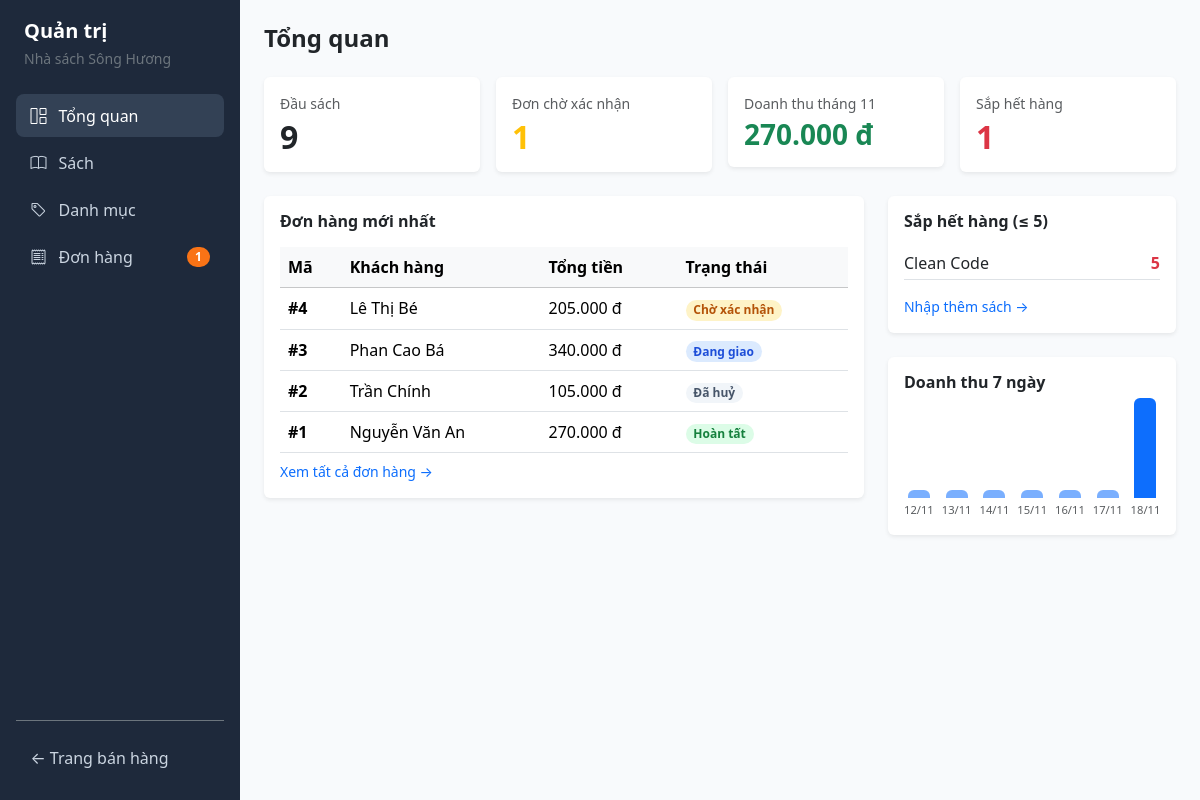
The page /admin on the database its author committed.
### chuong_06/quanly_nhasach/models.py (models this page shows, shortened)
class Order(db.Model):
    __tablename__ = "orders"
    STATUS_PENDING = "Chờ xác nhận"
    STATUS_SHIPPING = "Đang giao"
    STATUS_COMPLETED = "Hoàn tất"
    STATUS_CANCELLED = "Đã huỷ"
    VALID_TRANSITIONS = {
        STATUS_PENDING: [STATUS_SHIPPING, STATUS_CANCELLED],
        STATUS_SHIPPING: [STATUS_COMPLETED, STATUS_CANCELLED],
        STATUS_COMPLETED: [],
        STATUS_CANCELLED: [],
    }
    id = db.Column(db.Integer, primary_key=True)
    customer_name = db.Column(db.String(120), nullable=False)
    customer_phone = db.Column(db.String(15), nullable=False)
    customer_email = db.Column(db.String(120), nullable=True)
    shipping_address = db.Column(db.Text, nullable=False)
    note = db.Column(db.Text, nullable=True)
    payment_method = db.Column(db.String(50), nullable=False, default="Tiền mặt khi nhận hàng")
    shipping_fee = db.Column(db.Integer, nullable=False, default=20000)
    total_amount = db.Column(db.Integer, nullable=False)
    status = db.Column(db.String(30), nullable=False, default=STATUS_PENDING)
    created_at = db.Column(db.DateTime, default=datetime.now, nullable=False)
    shipped_at = db.Column(db.DateTime, nullable=True)
    completed_at = db.Column(db.DateTime, nullable=True)
    cancelled_at = db.Column(db.DateTime, nullable=True)
    items = db.relationship(
        "OrderItem", back_populates="order", cascade="all, delete-orphan", lazy="select"
    )

class Book(db.Model):
    __tablename__ = "books"
    id = db.Column(db.Integer, primary_key=True)
    title = db.Column(db.String(200), nullable=False, unique=True)
    author = db.Column(db.String(150), nullable=False)
    publisher = db.Column(db.String(150), nullable=True)
    publish_year = db.Column(db.Integer, nullable=True)
    price = db.Column(db.Integer, nullable=False)
    stock = db.Column(db.Integer, nullable=False, default=0)
    description = db.Column(db.Text, nullable=True)
    cover_image = db.Column(db.String(255), nullable=True)
    created_at = db.Column(db.DateTime, default=datetime.now, nullable=False)
    category_id = db.Column(db.Integer, db.ForeignKey("categories.id"), nullable=False)
    category = db.relationship("Category", back_populates="books")
    order_items = db.relationship("OrderItem", back_populates="book", lazy="dynamic")

### chuong_06/quanly_nhasach/app.py (the view)
@app.route("/admin")
def admin_dashboard():
    now = datetime.now()
    month_start = now.replace(day=1, hour=0, minute=0, second=0, microsecond=0)
    total_books = db.session.query(func.count(Book.id)).scalar() or 0
    pending_orders = (
        db.session.query(func.count(Order.id))
        .filter(Order.status == Order.STATUS_PENDING)
        .scalar()
        or 0
    )
    monthly_revenue = (
        db.session.query(func.coalesce(func.sum(Order.total_amount), 0))
        .filter(
            Order.status == Order.STATUS_COMPLETED,
            func.coalesce(Order.completed_at, Order.created_at) >= month_start,
        )
        .scalar()
        or 0
    )
    low_stock_count = (
        db.session.query(func.count(Book.id)).filter(Book.stock <= 5).scalar() or 0
    )
    latest_orders = (
        Order.query.order_by(Order.created_at.desc(), Order.id.desc()).limit(5).all()
    )
    low_stock_books = (
        Book.query.filter(Book.stock <= 5)
        .order_by(Book.stock.asc(), Book.title.asc())
        .all()
    )
    seven_days_ago = (now - timedelta(days=6)).replace(
        hour=0, minute=0, second=0, microsecond=0
    )
    completed_recent = Order.query.filter(
        Order.status == Order.STATUS_COMPLETED,
        func.coalesce(Order.completed_at, Order.created_at) >= seven_days_ago,
    ).all()
    daily_map = {}
    for i in range(7):
        d = (seven_days_ago + timedelta(days=i)).date()
        daily_map[d] = 0
    for order in completed_recent:
        dt = order.completed_at or order.created_at
        if dt.date() in daily_map:
            daily_map[dt.date()] += order.total_amount
    revenue_7_days = [
        {"date": d.strftime("%d/%m"), "amount": amt} for d, amt in daily_map.items()
    ]
    return render_template(
        "admin/dashboard.html",
        current_month=now.month,
        total_books=total_books,
        pending_orders=pending_orders,
        monthly_revenue=monthly_revenue,
        low_stock_count=low_stock_count,
        latest_orders=latest_orders,
        low_stock_books=low_stock_books,
        revenue_7_days=revenue_7_days,
    )

### chuong_06/quanly_nhasach/app.py (called while the page is built)
def get_raw_cart():
    cart = session.get("cart", {})
    if not isinstance(cart, dict):
        cart = {}
        session["cart"] = cart
    return cart

def get_cart_total_quantity():
    cart = get_raw_cart()
    return sum(int(qty) for qty in cart.values() if int(qty) > 0)

@app.template_filter("vnd")
def format_vnd(value):
    if value is None:
        return "0 đ"
    return f"{int(value):,}".replace(",", ".") + " đ"

@app.context_processor
def inject_global_counts():
    pending_count = (
        db.session.query(func.count(Order.id))
        .filter(Order.status == Order.STATUS_PENDING)
        .scalar()
        or 0
    )
    return {
        "cart_count": get_cart_total_quantity(),
        "pending_orders_count": pending_count,
    }

### chuong_06/quanly_nhasach/templates/admin/dashboard.html (shortened to what this page needs)
{% extends "admin/base_admin.html" %}  {% block content %}
<h4 class="fw-bold mb-4">Tổng quan</h4>
<div class="row g-3 mb-4">
  <div class="col-md-3">
    <div class="card border-0 shadow-sm p-3">
      <small class="text-muted">Đầu sách</small>
      <h2 class="fw-bold mb-0 mt-1">{{ total_books }}</h2>
    </div>
  </div>
  <div class="col-md-3">
    <div class="card border-0 shadow-sm p-3">
      <small class="text-muted">Đơn chờ xác nhận</small>
      <h2 class="fw-bold text-warning mb-0 mt-1">{{ pending_orders }}</h2>
    </div>
  </div>
  <div class="col-md-3">
    <div class="card border-0 shadow-sm p-3">
      <small class="text-muted">Doanh thu tháng {{ current_month }}</small>
      <h3 class="fw-bold text-success mb-0 mt-1">
        {{ monthly_revenue | vnd }}
      </h3>
    </div>
  </div>
  <div class="col-md-3">
    <div class="card border-0 shadow-sm p-3">
      <small class="text-muted">Sắp hết hàng</small>
      <h2 class="fw-bold text-danger mb-0 mt-1">{{ low_stock_count }}</h2>
    </div>
  </div>
</div>
<div class="row g-4">
  <div class="col-lg-8">
    <div class="card border-0 shadow-sm p-3">
      <h6 class="fw-bold mb-3">Đơn hàng mới nhất</h6>
      <div class="table-responsive">
        <table class="table table-hover align-middle mb-2">
          <thead class="table-light">
            <tr>
              <th>Mã</th>
              <th>Khách hàng</th>
              <th>Tổng tiền</th>
              <th>Trạng thái</th>
            </tr>
          </thead>
          <tbody>
            {% for order in latest_orders %}
            <tr
              style="cursor: pointer"
              onclick="window.location='{{ url_for('admin_order_detail', order_id=order.id) }}'"
            >
              <td class="fw-semibold">#{{ order.id }}</td>
              <td>{{ order.customer_name }}</td>
              <td>{{ order.total_amount | vnd }}</td>
              <td>
                <span
                  class="badge rounded-pill {% if order.status == 'Chờ xác nhận' %}status-pending {% elif order.status == 'Đang giao' %}status-shipping {% elif order.status == 'Hoàn tất' %}status-completed {% else %}status-cancelled{% endif %}"
                >
                  {{ order.status }}
                </span>
              </td>
            </tr>
            {% else %}
            <tr>
              <td colspan="4" class="text-center text-muted py-3">
                Chưa có đơn hàng nào.
              </td>
            </tr>
            {% endfor %}
          </tbody>
        </table>
      </div>
      <a href="{{ url_for('admin_orders') }}" class="small text-decoration-none"
        >Xem tất cả đơn hàng →</a
      >
    </div>
  </div>
  <div class="col-lg-4">
    <div class="card border-0 shadow-sm p-3 mb-4">
      <h6 class="fw-bold mb-3">Sắp hết hàng (≤ 5)</h6>
      {% if low_stock_books %}
      <ul class="list-unstyled mb-3">
        {% for book in low_stock_books %}
        <li
          class="d-flex justify-content-between align-items-center py-1 border-bottom"
        >
          <a
            href="{{ url_for('admin_book_edit', book_id=book.id) }}"
            class="text-dark text-decoration-none"
          >
            {{ book.title }}
          </a>
          <span class="fw-bold text-danger">{{ book.stock }}</span>
        </li>
        {% endfor %}
      </ul>
      {% else %}
      <p class="text-muted small mb-3">Không có sách nào sắp hết hàng.</p>
      {% endif %}
      <a
        href="{{ url_for('admin_books', stock='low_stock') }}"
        class="small text-decoration-none"
        >Nhập thêm sách →</a
      >
    </div>
    <div class="card border-0 shadow-sm p-3">
      <h6 class="fw-bold mb-3">Doanh thu 7 ngày</h6>
      {% set ns = namespace(max_amt=1) %} {% for day in revenue_7_days %} {% if
      day.amount > ns.max_amt %}{% set ns.max_amt = day.amount %}{% endif %} {%
      endfor %}
      <div
        class="d-flex align-items-end justify-content-between gap-2"
        style="height: 110px"
      >
        {% for day in revenue_7_days %} {% set pct = ((day.amount / ns.max_amt)
        * 100) | int %}
        <div class="text-center flex-fill">
          <div
            class="bg-primary rounded-top mx-auto"
            title="{{ day.date }}: {{ day.amount | vnd }}"
            style="width: 22px; height: {{ pct if pct > 8 else 8 }}px; opacity: {{ '1' if loop.last else '0.55' }};"
          ></div>
          <small class="text-muted d-block mt-1" style="font-size: 0.7rem"
            >{{ day.date }}</small
          >
        </div>
        {% endfor %}
      </div>
    </div>
  </div>
</div>
{% endblock %}

### chuong_06/quanly_nhasach/templates/admin/base_admin.html (style rules this page uses)
body { background-color: #f8fafc; }
.status-pending { background-color: #fef3c7; color: #b45309; }
.status-shipping { background-color: #dbeafe; color: #1d4ed8; }
.status-completed { background-color: #dcfce7; color: #15803d; }
.status-cancelled { background-color: #f1f5f9; color: #475569; }

### rows shown on the page
Order: id "4", customer_name "Lê Thị Bé", total_amount|vnd "205.000 đ", status "Chờ xác nhận"
Order: id "3", customer_name "Phan Cao Bá", total_amount|vnd "340.000 đ", status "Đang giao"
Order: id "2", customer_name "Trần Chính", total_amount|vnd "105.000 đ", status "Đã huỷ"
Order: id "1", customer_name "Nguyễn Văn An", total_amount|vnd "270.000 đ", status "Hoàn tất"
Book: title "Clean Code", stock "5"

### other values the page prints
{{ pending_orders_count }} "1"
{{ total_books }} "9"
{{ pending_orders }} "1"
{{ monthly_revenue | vnd }} "270.000 đ"
{{ low_stock_count }} "1"
{{ day.date }} "12/11" "13/11" "14/11" "15/11" "16/11" "17/11" "18/11"
